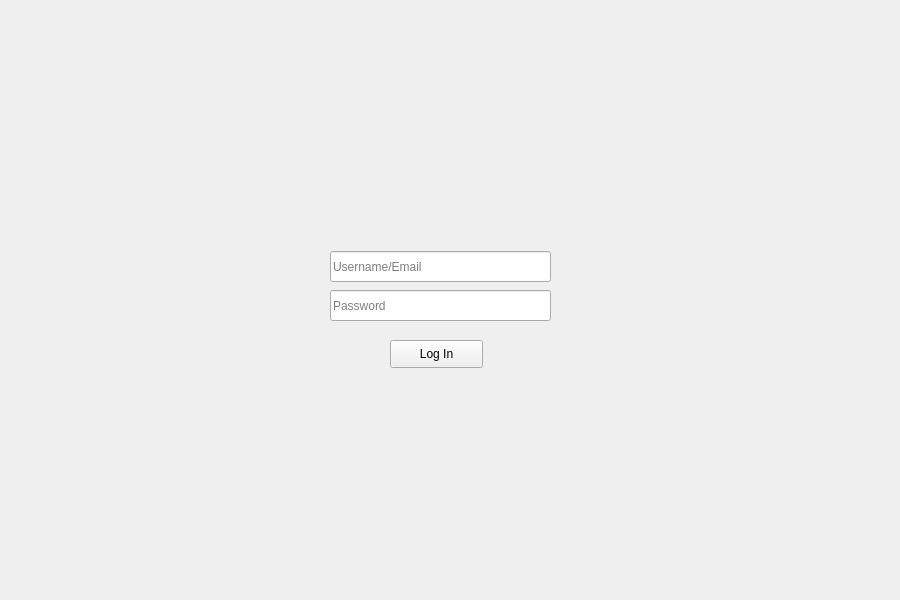
<?xml version="1.0" encoding="UTF-8"?>
<ui version="4.0">
 <class>LoginScreen</class>
 <widget class="QWidget" name="LoginScreen">
  <property name="geometry">
   <rect>
    <x>0</x>
    <y>0</y>
    <width>900</width>
    <height>600</height>
   </rect>
  </property>
  <property name="sizePolicy">
   <sizepolicy hsizetype="Preferred" vsizetype="Preferred">
    <horstretch>0</horstretch>
    <verstretch>0</verstretch>
   </sizepolicy>
  </property>
  <property name="minimumSize">
   <size>
    <width>900</width>
    <height>600</height>
   </size>
  </property>
  <property name="maximumSize">
   <size>
    <width>900</width>
    <height>600</height>
   </size>
  </property>
  <property name="windowTitle">
   <string>Form</string>
  </property>
  <property name="autoFillBackground">
   <bool>false</bool>
  </property>
  <property name="styleSheet">
   <string notr="true"/>
  </property>
  <widget class="QPushButton" name="loginButton">
   <property name="geometry">
    <rect>
     <x>390</x>
     <y>340</y>
     <width>93</width>
     <height>28</height>
    </rect>
   </property>
   <property name="autoFillBackground">
    <bool>false</bool>
   </property>
   <property name="text">
    <string>Log In</string>
   </property>
  </widget>
  <widget class="QLineEdit" name="lineEdit">
   <property name="geometry">
    <rect>
     <x>330</x>
     <y>251</y>
     <width>221</width>
     <height>31</height>
    </rect>
   </property>
   <property name="placeholderText">
    <string>Username/Email</string>
   </property>
  </widget>
  <widget class="QLineEdit" name="lineEdit_2">
   <property name="geometry">
    <rect>
     <x>330</x>
     <y>290</y>
     <width>221</width>
     <height>31</height>
    </rect>
   </property>
   <property name="echoMode">
    <enum>QLineEdit::Password</enum>
   </property>
   <property name="placeholderText">
    <string>Password</string>
   </property>
  </widget>
 </widget>
 <resources/>
 <connections/>
</ui>
